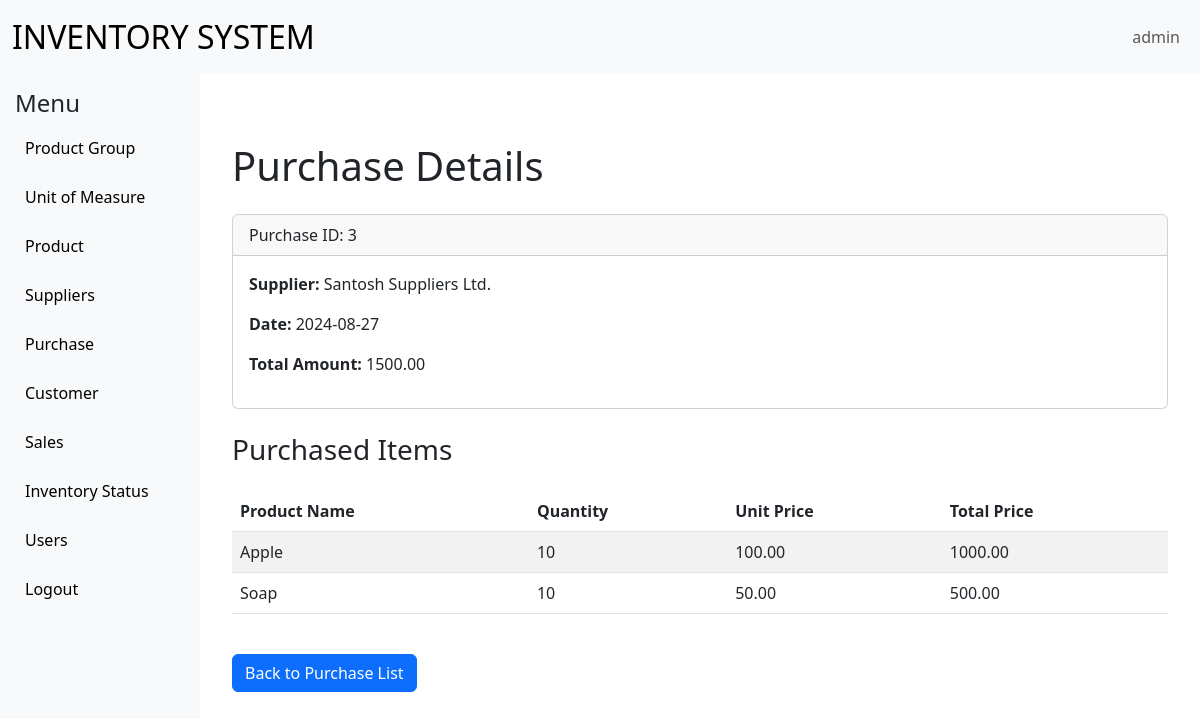
/purchasesystem/PurchaseView.php?id=3 (signed in), run on the app's committed database.
### tables this page shows
CREATE TABLE `Purchases` (
  `id` int(11) NOT NULL,
  `supplier_id` int(11) DEFAULT NULL,
  `purchase_date` date DEFAULT NULL,
  `total_amount` decimal(10,2) DEFAULT NULL
);

CREATE TABLE `Suppliers` (
  `id` int(11) NOT NULL,
  `name` varchar(255) NOT NULL,
  `contact_info` text DEFAULT NULL,
  `status` enum('active','inactive') DEFAULT 'active'
);

CREATE TABLE `PurchaseItems` (
  `id` int(11) NOT NULL,
  `purchase_id` int(11) DEFAULT NULL,
  `product_id` int(11) DEFAULT NULL,
  `quantity` int(11) DEFAULT NULL,
  `unit_price` decimal(10,2) DEFAULT NULL,
  `total_price` decimal(10,2) GENERATED ALWAYS AS (`quantity` * `unit_price`) STORED
);

CREATE TABLE `products` (
  `id` int(11) NOT NULL,
  `name` varchar(255) NOT NULL,
  `description` text DEFAULT NULL,
  `unitofmeasureid` int(11) DEFAULT NULL,
  `productgroupid` int(11) DEFAULT NULL,
  `status` enum('active','inactive') DEFAULT 'active'
);

### purchasesystem/PurchaseView.php (the view)
<?php
include('../common/base.php');
if (isset($_GET['id'])) {
    $purchase_id = intval($_GET['id']);
    $purchase_query = "SELECT p.id, s.name AS supplier_name, p.purchase_date, p.total_amount
                       FROM Purchases p
                       JOIN Suppliers s ON p.supplier_id = s.id
                       WHERE p.id = ?";
    $stmt = $con->prepare($purchase_query);
    $stmt->bind_param('i', $purchase_id);
    $stmt->execute();
    $purchase_result = $stmt->get_result();
    $purchase = $purchase_result->fetch_assoc();
    $items_query = "SELECT pi.quantity, pi.unit_price, pi.total_price, pr.name AS product_name
                    FROM PurchaseItems pi
                    JOIN products pr ON pi.product_id = pr.id
                    WHERE pi.purchase_id = ?";
    $stmt = $con->prepare($items_query);
    $stmt->bind_param('i', $purchase_id);
    $stmt->execute();
    $items_result = $stmt->get_result();
} else {
    echo "Invalid purchase ID.";
    exit;
}
?>
    <div class="container mt-5">
        <h1 class="mb-4">Purchase Details</h1>
        <?php if ($purchase): ?>
            <div class="card mb-4">
                <div class="card-header">
                    Purchase ID: <?php echo htmlspecialchars($purchase['id']); ?>
                </div>
                <div class="card-body">
                    <p><strong>Supplier:</strong> <?php echo htmlspecialchars($purchase['supplier_name']); ?></p>
                    <p><strong>Date:</strong> <?php echo htmlspecialchars($purchase['purchase_date']); ?></p>
                    <p><strong>Total Amount:</strong> <?php echo htmlspecialchars($purchase['total_amount']); ?></p>
                </div>
            </div>
            <h3 class="mb-4">Purchased Items</h3>
            <table class="table table-striped">
                <thead>
                    <tr>
                        <th>Product Name</th>
                        <th>Quantity</th>
                        <th>Unit Price</th>
                        <th>Total Price</th>
                    </tr>
                </thead>
                <tbody>
                    <?php while ($item = $items_result->fetch_assoc()): ?>
                        <tr>
                            <td><?php echo htmlspecialchars($item['product_name']); ?></td>
                            <td><?php echo htmlspecialchars($item['quantity']); ?></td>
                            <td><?php echo htmlspecialchars($item['unit_price']); ?></td>
                            <td><?php echo htmlspecialchars($item['total_price']); ?></td>
                        </tr>
                    <?php endwhile; ?>
                </tbody>
            </table>
            <a href="PurchaseList.php" class="btn btn-primary mt-4">Back to Purchase List</a>
        <?php else: ?>
            <p>Purchase not found.</p>
        <?php endif; ?>
    </div>
<?php include('../common/footer.php'); ?>

### common/base.php (style rules this page uses)
body { overflow-x: hidden; }

### data on the page
purchases: id "3", supplier.name "Santosh Suppliers Ltd.", purchase_date "2024-08-27", total_amount "1500.00"
purchaseitems: product.name "Apple", quantity "10", unit_price "100.00", total_price "1000.00"
purchaseitems: product.name "Soap", quantity "10", unit_price "50.00", total_price "500.00"

### other printed values
$_SESSION['username'] "admin"
